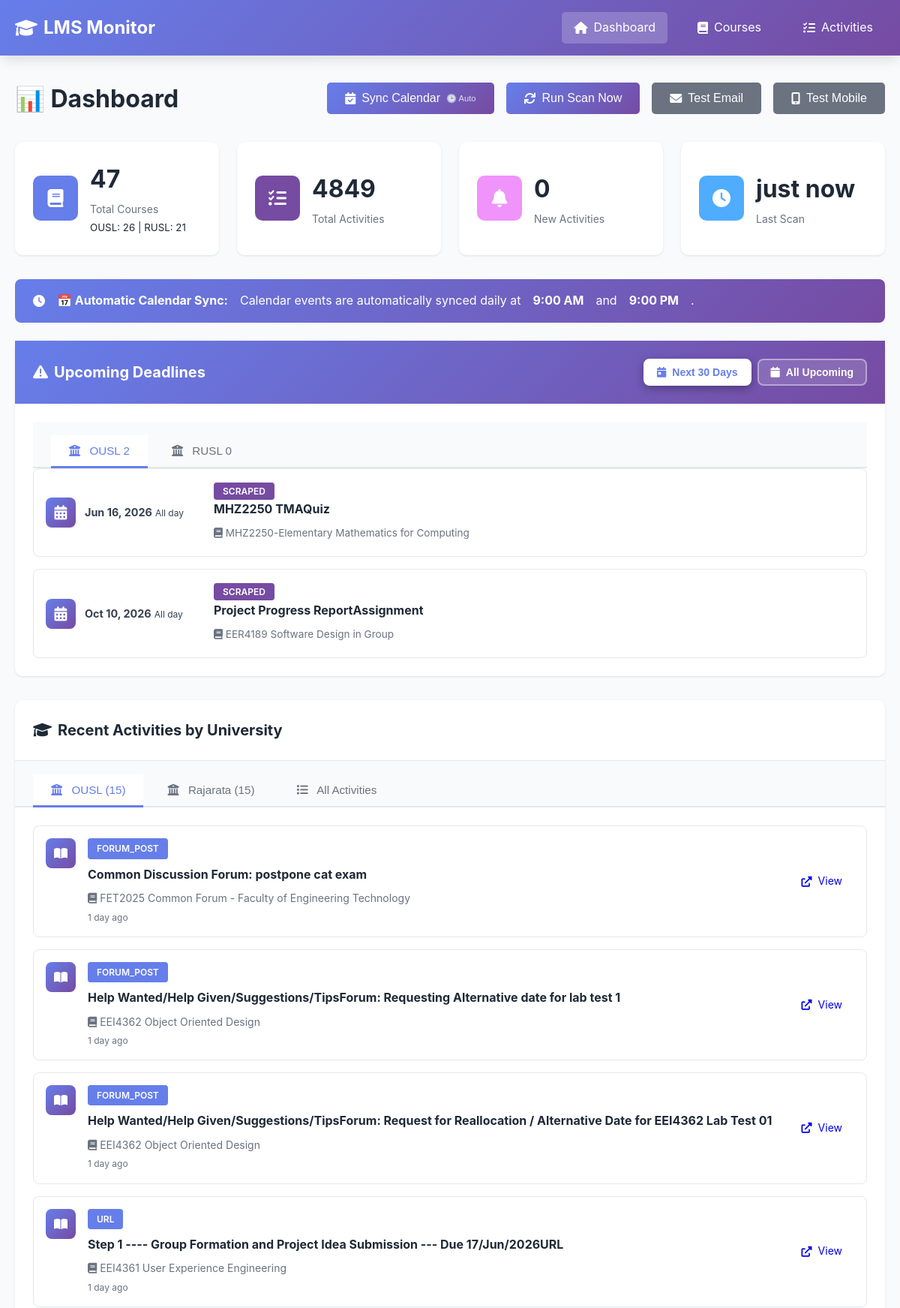
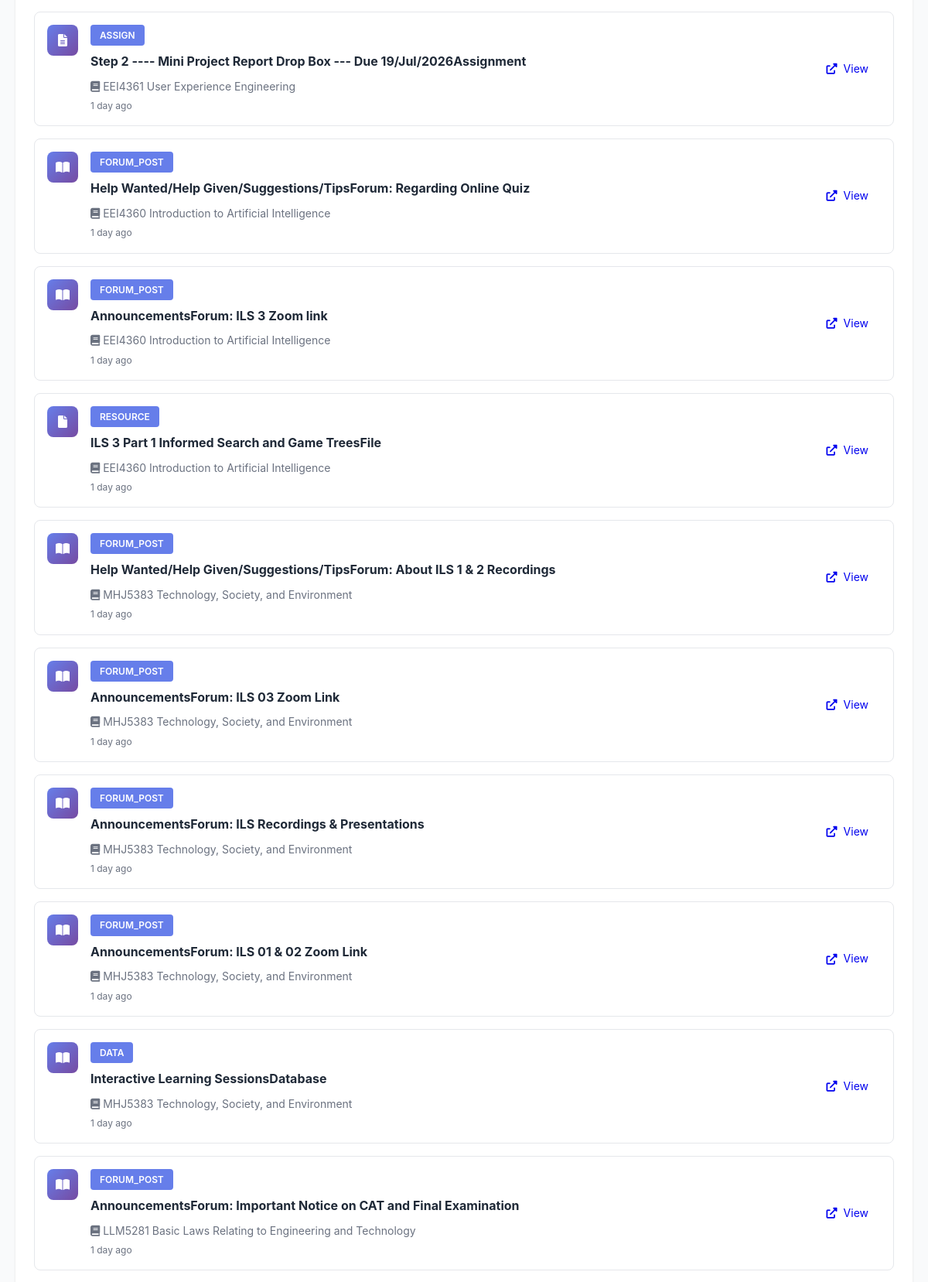
The page / (upper part) on the database its author committed (2 pictures, top to bottom).
### tables this page shows
CREATE TABLE scan_history (
                id INTEGER PRIMARY KEY AUTOINCREMENT,
                lms_name TEXT NOT NULL,
                scan_time TIMESTAMP DEFAULT CURRENT_TIMESTAMP,
                courses_found INTEGER,
                activities_found INTEGER,
                new_activities INTEGER,
                status TEXT,
                error_message TEXT
            );

CREATE TABLE deadlines (
                id INTEGER PRIMARY KEY AUTOINCREMENT,
                deadline_id TEXT UNIQUE NOT NULL,
                title TEXT NOT NULL,
                description TEXT,
                deadline_date TIMESTAMP NOT NULL,
                lms_name TEXT NOT NULL,
                course_id TEXT,
                activity_id TEXT,
                source TEXT NOT NULL,
                location TEXT,
                first_seen TIMESTAMP DEFAULT CURRENT_TIMESTAMP,
                FOREIGN KEY (course_id) REFERENCES courses(course_id),
                FOREIGN KEY (activity_id) REFERENCES activities(activity_id)
            );

CREATE TABLE courses (
                id INTEGER PRIMARY KEY AUTOINCREMENT,
                course_id TEXT UNIQUE NOT NULL,
                lms_name TEXT NOT NULL,
                course_name TEXT NOT NULL,
                course_url TEXT,
                first_seen TIMESTAMP DEFAULT CURRENT_TIMESTAMP,
                last_checked TIMESTAMP DEFAULT CURRENT_TIMESTAMP
            );

### app.py (the view)
@app.route('/')
def index():
    stats = db.get_stats()
    recent_activities = db.get_recent_activities(limit=20)
    scan_history = db.get_scan_history(limit=10)
    ousl_activities = db.get_activities_by_lms('OUSL', limit=15)
    rusl_activities = db.get_activities_by_lms('RUSL', limit=15)
    upcoming_deadlines = db.get_all_upcoming_deadlines(days_ahead=365)
    import re
    for deadline in upcoming_deadlines:
        if deadline['source'] in ['calendar', 'scraped'] and not deadline.get('course_name'):
            course_code_match = re.search(r'\b([A-Z]{2,4}\d{4})\b', deadline['title'])
            if course_code_match:
                course_code = course_code_match.group(1)
                courses = db.get_all_courses()
                for course in courses:
                    if course_code in course['course_name']:
                        deadline['course_name'] = course['course_name']
                        break
    is_render = os.getenv('RENDER') is not None or os.getenv('RAILWAY_ENVIRONMENT') is not None
    return render_template('index.html',
                          stats=stats,
                          recent_activities=recent_activities,
                          ousl_activities=ousl_activities,
                          rusl_activities=rusl_activities,
                          upcoming_deadlines=upcoming_deadlines,
                          scan_history=scan_history,
                          is_render=is_render)

### app.py (called while the page is built)
@app.template_filter('datetime')
def format_datetime(value, format='%Y-%m-%d %H:%M:%S'):
    if value is None:
        return ''
    if isinstance(value, str):
        try:
            value = datetime.fromisoformat(value.replace('Z', '+00:00'))
        except:
            return value
    if value.tzinfo is None:
        from datetime import timezone
        value = value.replace(tzinfo=timezone.utc)
    from datetime import timezone, timedelta
    colombo_tz = timezone(timedelta(hours=5, minutes=30))
    local_time = value.astimezone(colombo_tz)
    return local_time.strftime(format)

### database.py (called while the page is built)
    def get_connection(self):
        return sqlite3.connect(self.db_path)

    def get_recent_activities(self, limit: int = 50) -> List[Dict[str, Any]]:
        conn = self.get_connection()
        cursor = conn.cursor()
        cursor.execute("""
            SELECT
                a.activity_id,
                a.activity_type,
                a.title,
                a.description,
                a.url,
                a.deadline,
                a.first_seen,
                a.is_new,
                c.course_name,
                c.lms_name
            FROM activities a
            JOIN courses c ON a.course_id = c.course_id
            ORDER BY a.first_seen DESC
            LIMIT ?
        """, (limit,))
        columns = [desc[0] for desc in cursor.description]
        activities = [dict(zip(columns, row)) for row in cursor.fetchall()]
        conn.close()
        return activities

    def get_activities_by_lms(self, lms_name: str, limit: int = 20) -> List[Dict[str, Any]]:
        conn = self.get_connection()
        cursor = conn.cursor()
        cursor.execute("""
            SELECT
                a.activity_id,
                a.activity_type,
                a.title,
                a.description,
                a.url,
                a.deadline,
                a.first_seen,
                a.is_new,
                c.course_name,
                c.lms_name
            FROM activities a
            JOIN courses c ON a.course_id = c.course_id
            WHERE c.lms_name = ?
            ORDER BY a.first_seen DESC
            LIMIT ?
        """, (lms_name, limit))
        columns = [desc[0] for desc in cursor.description]
        activities = [dict(zip(columns, row)) for row in cursor.fetchall()]
        conn.close()
        return activities

### templates/index.html (shortened to what this page needs)
{% extends "base.html" %}  {% block content %}
<div class="dashboard">
  <div class="page-header">
    <h1>📊 Dashboard</h1>
    <div class="actions">
      <button
        onclick="syncCalendar()"
        class="btn btn-primary"
        title="Auto-syncs daily at 9 AM & 9 PM"
      >
        <i class="fas fa-calendar-check"></i> Sync Calendar
        <span style="font-size: 0.7em; opacity: 0.8">🕒 Auto</span>
      </button>
      {% if is_render %}
      <button class="btn btn-secondary" disabled title="Scanning is automated via GitHub Actions (runs twice daily)">
        <i class="fas fa-sync"></i> Auto Scan (GitHub Actions)
      </button>
      {% else %}
      <button onclick="triggerScan()" class="btn btn-primary">
        <i class="fas fa-sync"></i> Run Scan Now
      </button>
      {% endif %}
      <button onclick="testEmail()" class="btn btn-secondary">
        <i class="fas fa-envelope"></i> Test Email
      </button>
      <button onclick="testNtfy()" class="btn btn-secondary">
        <i class="fas fa-mobile-alt"></i> Test Mobile
      </button>
    </div>
  </div>
  <div class="stats-grid">
    <div class="stat-card">
      <div class="stat-icon" style="background: #667eea">
        <i class="fas fa-book"></i>
      </div>
      <div class="stat-content">
        <h3>{{ stats.total_courses }}</h3>
        <p>Total Courses</p>
        <small
          >OUSL: {{ stats.ousl_courses }} | RUSL: {{ stats.rusl_courses
          }}</small
        >
      </div>
    </div>
    <div class="stat-card">
      <div class="stat-icon" style="background: #764ba2">
        <i class="fas fa-tasks"></i>
      </div>
      <div class="stat-content">
        <h3>{{ stats.total_activities }}</h3>
        <p>Total Activities</p>
      </div>
    </div>
    <div class="stat-card">
      <div class="stat-icon" style="background: #f093fb">
        <i class="fas fa-bell"></i>
      </div>
      <div class="stat-content">
        <h3 id="new-activities-count">{{ stats.new_activities }}</h3>
        <p>New Activities</p>
      </div>
    </div>
    <div class="stat-card">
      <div class="stat-icon" style="background: #4facfe">
        <i class="fas fa-clock"></i>
      </div>
      <div class="stat-content">
        <h3>
          {{ stats.last_scan_time|timeago if stats.last_scan_time else 'Never'
          }}
        </h3>
        <p>Last Scan</p>
      </div>
    </div>
  </div>
  <div
    class="alert alert-success"
    style="
      background: linear-gradient(135deg, #667eea 0%, #764ba2 100%);
      color: white;
      border: none;
    "
  >
    <i class="fas fa-clock"></i>
    <strong>📅 Automatic Calendar Sync:</strong> Calendar events are
    automatically synced daily at <strong>9:00 AM</strong> and
    <strong>9:00 PM</strong>.
  </div>
  {% if upcoming_deadlines %}
  <div class="card deadline-card">
    <div
      class="card-header"
      style="display: flex; justify-content: space-between; align-items: center"
    >
      <h2><i class="fas fa-exclamation-triangle"></i> Upcoming Deadlines</h2>
      <div class="deadline-filter">
        <button
          class="filter-btn active"
          onclick="filterDeadlines(30)"
          data-days="30"
        >
          <i class="fas fa-calendar-day"></i> Next 30 Days
        </button>
        <button class="filter-btn" onclick="filterDeadlines(0)" data-days="0">
          <i class="fas fa-calendar"></i> All Upcoming
        </button>
      </div>
    </div>
    <div class="card-body">
      <div class="tabs">
        <button
          class="tab-button active"
          onclick="switchDeadlineTab(event, 'ousl-deadlines')"
        >
          <i class="fas fa-university"></i> OUSL
          <span class="tab-count" id="ousl-count">
            {{ upcoming_deadlines|selectattr('lms_name', 'equalto',
            'OUSL')|list|length }}
          </span>
        </button>
        <button
          class="tab-button"
          onclick="switchDeadlineTab(event, 'rusl-deadlines')"
        >
          <i class="fas fa-university"></i> RUSL
          <span class="tab-count" id="rusl-count">
            {{ upcoming_deadlines|selectattr('lms_name', 'equalto',
            'RUSL')|list|length }}
          </span>
        </button>
      </div>
      <div id="ousl-deadlines" class="tab-content active">
        <div class="deadline-list">
          {% for activity in upcoming_deadlines %} {% if activity.lms_name ==
          'OUSL' %}
          <div
            class="deadline-item {% if activity.is_new %}new{% endif %}"
            data-deadline-date="{{ activity.deadline_date }}"
          >
            <div class="deadline-date">
              <div class="date-icon">
                <i class="fas fa-calendar-alt"></i>
              </div>
              <div class="date-text">
                <strong
                  >{{ activity.deadline_date|datetime('%b %d, %Y') }}</strong
                >
                {% if activity.source == 'scraped' %}
                <small>All day</small>
                {% else %}
                <small>{{ activity.deadline_date|datetime('%I:%M %p') }}</small>
                {% endif %}
              </div>
            </div>
            <div class="deadline-content">
              {% if activity.source %}
              <span
                class="activity-type"
                style="background: {% if activity.source == 'calendar' %}#667eea{% else %}#764ba2{% endif %}"
              >
                {{ activity.source|capitalize }}
              </span>
              {% elif activity.activity_type %}
              <span class="activity-type">{{ activity.activity_type }}</span>
              {% endif %}
              <h4>{{ activity.title }}</h4>
              {% if activity.course_name %}
              <p class="activity-course">
                <i class="fas fa-book"></i> {{ activity.course_name }}
              </p>
              {% endif %}
            </div>
          </div>
          {% endif %} {% endfor %}
        </div>
      </div>
    </div>
  </div>
  {% endif %}
  <div class="card">
    <div class="card-header">
      <h2>
        <i class="fas fa-graduation-cap"></i> Recent Activities by University
      </h2>
    </div>
    <div class="tabs">
      <button class="tab-button active" onclick="openTab(event, 'ousl')">
        <i class="fas fa-university"></i> OUSL ({{ ousl_activities|length }})
      </button>
      <button class="tab-button" onclick="openTab(event, 'rusl')">
        <i class="fas fa-university"></i> Rajarata ({{ rusl_activities|length
        }})
      </button>
      <button class="tab-button" onclick="openTab(event, 'all')">
        <i class="fas fa-list"></i> All Activities
      </button>
    </div>
    <div id="ousl" class="tab-content active">
      <div class="card-body">
        {% if ousl_activities %}
        <div class="activity-list">
          {% for activity in ousl_activities %}
          <div class="activity-item {% if activity.is_new %}new{% endif %}">
            <div class="activity-icon">
              {% if activity.activity_type == 'assign' %}
              <i class="fas fa-file-alt"></i>
              {% elif activity.activity_type == 'quiz' %}
              <i class="fas fa-question-circle"></i>
              {% elif activity.activity_type == 'resource' %}
              <i class="fas fa-file"></i>
              {% elif activity.activity_type == 'forum' %}
              <i class="fas fa-comments"></i>
              {% else %}
              <i class="fas fa-book-open"></i>
              {% endif %}
            </div>
            <div class="activity-content">
              <div class="activity-header">
                <span class="activity-type">{{ activity.activity_type }}</span>
              </div>
              <h4>{{ activity.title }}</h4>
              <p class="activity-course">
                <i class="fas fa-book"></i> {{ activity.course_name }}
              </p>
              <p class="activity-time">{{ activity.first_seen|timeago }}</p>
            </div>
            {% if activity.url %}
            <a href="{{ activity.url }}" target="_blank" class="btn btn-small">
              <i class="fas fa-external-link-alt"></i> View
            </a>
            {% endif %}
          </div>
          {% endfor %}
        </div>
        {% else %}
        <p class="empty-state">
          No OUSL activities found yet. Run a scan to get started!
        </p>
        {% endif %}
      </div>
    </div>
  </div>
</div>
{% endblock %}

### rows shown on the page
scan_history: last_scan_time "just now"
deadlines: deadline_date "Jun 16, 2026", shows "All day", source "SCRAPED", title "MHZ2250 TMAQuiz", course_name "MHZ2250-Elementary Mathematics for Computing"
deadlines: deadline_date "Oct 10, 2026", shows "All day", source "SCRAPED", title "Project Progress ReportAssignment", course_name "EER4189 Software Design in Group"
courses: activity_type "FORUM_POST", title "Common Discussion Forum: postpone cat exam", course_name "FET2025 Common Forum - Faculty of Engineering Technology", first_seen "1 day ago"
courses: activity_type "FORUM_POST", title "Help Wanted/Help Given/Suggestions/TipsForum: Requesting Alternative date for lab test 1", course_name "EEI4362 Object Oriented Design", first_seen "1 day ago", title "Help Wanted/Help Given/Suggestions/TipsForum: Request for Reallocation / Alternative Date for EEI4362 Lab Test 01"
courses: activity_type "URL", title "Step 1 ---- Group Formation and Project Idea Submission --- Due 17/Jun/2026URL", course_name "EEI4361 User Experience Engineering", first_seen "1 day ago", activity_type "ASSIGN", title "Step 2 ---- Mini Project Report Drop Box --- Due 19/Jul/2026Assignment"
courses: activity_type "FORUM_POST", title "Help Wanted/Help Given/Suggestions/TipsForum: Regarding Online Quiz", course_name "EEI4360 Introduction to Artificial Intelligence", first_seen "1 day ago", title "AnnouncementsForum: ILS 3 Zoom link", activity_type "RESOURCE", title "ILS 3 Part 1 Informed Search and Game TreesFile"
courses: activity_type "FORUM_POST", title "Help Wanted/Help Given/Suggestions/TipsForum: About ILS 1 & 2 Recordings", course_name "MHJ5383 Technology, Society, and Environment", first_seen "1 day ago", title "AnnouncementsForum: ILS 03 Zoom Link", title "AnnouncementsForum: ILS Recordings & Presentations", title "AnnouncementsForum: ILS 01 & 02 Zoom Link", activity_type "DATA", title "Interactive Learning SessionsDatabase"
courses: activity_type "FORUM_POST", title "AnnouncementsForum: Important Notice on CAT and Final Examination", course_name "LLM5281 Basic Laws Relating to Engineering and Technology", first_seen "1 day ago"

### other values the page prints
{{ stats.total_courses }} "47"
{{ stats.ousl_courses }} "26"
{{ stats.rusl_courses }} "21"
{{ stats.total_activities }} "4849"
{{ stats.new_activities }} "0"
{{ ousl_activities|length }} "15"
{{ rusl_activities|length }} "15"
